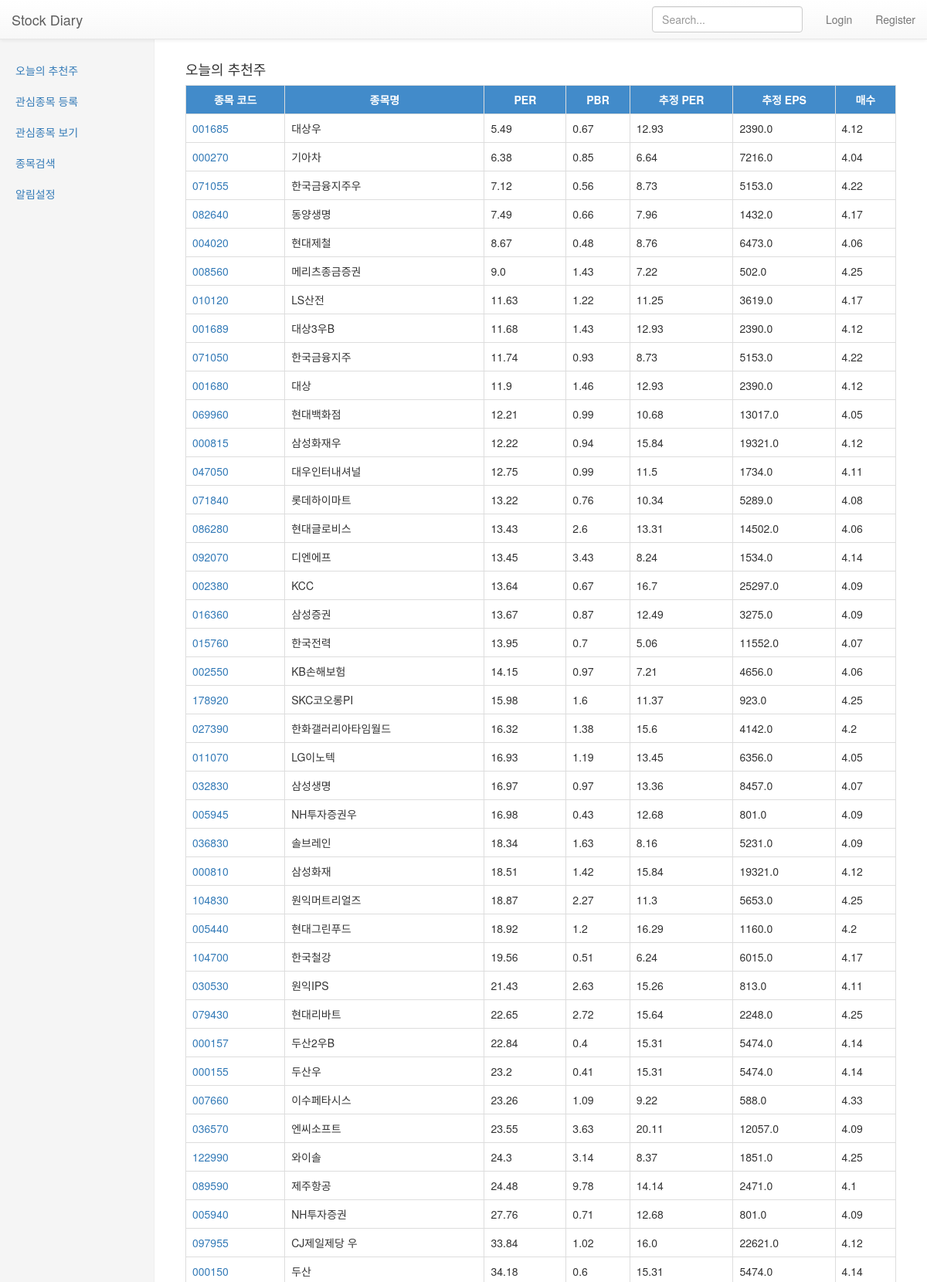
Screenshot of /stock/today (upper part) with the database file from the repository.
### stock/models.py (models this page shows, shortened)
class StockInform(models.Model):
	stock_code = models.ForeignKey(Stock)
	year = models.IntegerField()
	per = models.FloatField()
	pbr = models.FloatField()
	cns_per = models.FloatField()
	cns_eps = models.FloatField()
	invest_point = models.FloatField(default=0.0)
	invest_remark = models.CharField(max_length=10,default='')

class Stock(models.Model):
	stock_code = models.CharField(max_length=10)
	stock_name = models.CharField(max_length=100)
	stock_gubun = models.CharField(max_length=10, default="코스피")

### stock/views.py (the view)
def today_stock(request):
	stock_items = []
	stock = StockFilter.objects.filter(filter_name='todaystock')
	_per_from = stock[0].per_from
	_per_to = stock[0].per_to
	_pbr_from = stock[0].pbr_from
	_pbr_to = stock[0].pbr_to
	_cns_per_from = stock[0].cns_per_from
	_cns_per_to = stock[0].cns_per_to
	_cns_eps_from = stock[0].cns_eps_from
	_cns_eps_to = stock[0].cns_eps_to
	_invest_point_to = stock[0].invest_point_to
	current_year= datetime.today().year
	stock_items = StockInform.objects.filter(
		year=current_year,
		per__gt=_per_from,
		per__lt=_per_to,
		pbr__gt=_pbr_from,
		pbr__lt=_pbr_to,
		cns_per__gt=_cns_per_from,
		cns_per__lt=_cns_per_to,
		cns_eps__gt=_cns_eps_from,
		cns_eps__lt=_cns_eps_to,
		invest_point__gt=_invest_point_to,
		).order_by('per')
	return render(request,'stock/today.html',{
		'stock_items':stock_items,
		})

### stock/templates/stock/today.html
{% extends "stock/base.html" %}
{% block contents %}
<h4>오늘의 추천주</h4>
<table class="table table-bordered table-hover">
<tr>
	<th>종목 코드</th>
	<th>종목명</th>
	<th>PER</th>
	<th>PBR</th>
	<th>추정 PER</th>
	<th>추정 EPS</th>
	<th>매수</th>
</tr>
{% for stock_item in stock_items %}
<tr>
	<td><a href="http://finance.naver.com/item/main.nhn?code={{ stock_item.stock_code.stock_code }}" target="_blank">{{ stock_item.stock_code.stock_code }}</a></td>
	<td>{{ stock_item.stock_code.stock_name }}</td>
	<td>{{ stock_item.per }}</td>
	<td>{{ stock_item.pbr }}</td>
	<td>{{ stock_item.cns_per }}</td>
	<td>{{ stock_item.cns_eps }}</td>
	<td>{{ stock_item.invest_point }}</td>
</tr>
{% endfor %}
</table>
{% endblock %}

### stock/templates/stock/base.html (shortened to what this page needs)
<!doctype html>
{% load static from staticfiles %}
<html>
<head>
<link rel="stylesheet" href="https://maxcdn.bootstrapcdn.com/bootstrap/3.3.2/css/bootstrap.min.css">
<link rel="stylesheet" href="https://maxcdn.bootstrapcdn.com/bootstrap/3.3.2/css/bootstrap-theme.min.css">
<link rel="stylesheet" href="//code.jquery.com/ui/1.11.4/themes/smoothness/jquery-ui.css">
<link rel="stylesheet" href="{% static 'stock/stock.css' %}">
</head>
<body>
	<nav class="navbar navbar-default navbar-fixed-top nav-bar-color">
      <div class="container-fluid">
        <div class="navbar-header">
          <a class="navbar-brand" href="#">Stock Diary</a>
        </div>
        <div id="navbar_right" class="navbar-collapse collapse">
          <ul class="nav navbar-nav navbar-right">
            {% if request.user.is_authenticated %}
            <li><a href="#">{{ request.user.last_name }}{{ request.user.first_name }}님</a></li>
            <li><a href="{% url 'logout' %}">Logout</a></li>
            {% else %}
            <li><a href="{% url 'login' %}">Login</a></li>
            <li><a href="{% url 'register' %}">Register</a></li>
            {% endif %}
          </ul>
          <form class="navbar-form navbar-right" method="POST" action="{% url 'stock_search' %}">
            <input type="text" class="form-control" placeholder="Search..." id="search_key" name="search_key" autocomplete="off">
          </form>
        </div>
      </div>
    </nav>
	<div class="container-fluid">
      <div class="row">
        <div class="col-sm-3 col-md-2 sidebar">
          <ul class="nav nav-sidebar">
            <li><a href="{% url 'today_stock' %}">오늘의 추천주</a></li>
            <li><a href="{% url 'favorite' %}">관심종목 등록</a></li>
            <li><a href="{% url 'favorite_list' %}">관심종목 보기</a></li>
            <li><a href="{% url 'search_stock' %}">종목검색</a></li>
            <li><a href="{% url 'alarm' %}">알림설정</a></li>
          </ul>
        </div>
        <div class="col-sm-9 col-sm-offset-3 col-md-10 col-md-offset-2 main">
			{% block contents %}{% endblock %}
        </div>
      </div>
    </div>
</body>
</html>

### stock/static/stock/stock.css (style rules this page uses)
body { padding-top: 50px; }
@media (min-width: 768px) { .sidebar { position: fixed; top: 51px; bottom: 0; left: 0; z-index: 1000; display: block; padding: 20px; overflow-x: hidden; overflow-y: auto; background-color: #f5f5f5; border-right: 1px solid #eee; } }
.main { padding: 20px; }
@media (min-width: 768px) { .main { padding-right: 40px; padding-left: 40px; } }
.nav-sidebar { margin-right: -21px; margin-bottom: 20px; margin-left: -20px; }
.nav-sidebar > li > a { padding-right: 20px; padding-left: 20px; }
.nav-bar-color { background-color:#C9F0DD; }
th { text-align: center; background-color: #428bca; color:white; }

### stock/templates/stock/base.html (style rules this page uses)
body { padding-top: 50px; }
@media (min-width: 768px) { .sidebar { position: fixed; top: 51px; bottom: 0; left: 0; z-index: 1000; display: block; padding: 20px; overflow-x: hidden; overflow-y: auto; background-color: #f5f5f5; border-right: 1px solid #eee; } }
.main { padding: 20px; }
@media (min-width: 768px) { .main { padding-right: 40px; padding-left: 40px; } }
.nav-sidebar { margin-right: -21px; margin-bottom: 20px; margin-left: -20px; }
.nav-sidebar > li > a { padding-right: 20px; padding-left: 20px; }
.nav-bar-color { background-color:#C9F0DD; }
th { text-align: center; background-color: #428bca; color:white; }

### rows the page displays
StockInform: stock_code.stock_code "001685", stock_code.stock_name "대상우", per "5.49", pbr "0.67", cns_per "12.93", cns_eps "2390.0", invest_point "4.12"
StockInform: stock_code.stock_code "000270", stock_code.stock_name "기아차", per "6.38", pbr "0.85", cns_per "6.64", cns_eps "7216.0", invest_point "4.04"
StockInform: stock_code.stock_code "071055", stock_code.stock_name "한국금융지주우", per "7.12", pbr "0.56", cns_per "8.73", cns_eps "5153.0", invest_point "4.22"
StockInform: stock_code.stock_code "082640", stock_code.stock_name "동양생명", per "7.49", pbr "0.66", cns_per "7.96", cns_eps "1432.0", invest_point "4.17"
StockInform: stock_code.stock_code "004020", stock_code.stock_name "현대제철", per "8.67", pbr "0.48", cns_per "8.76", cns_eps "6473.0", invest_point "4.06"
StockInform: stock_code.stock_code "008560", stock_code.stock_name "메리츠종금증권", per "9.0", pbr "1.43", cns_per "7.22", cns_eps "502.0", invest_point "4.25"
StockInform: stock_code.stock_code "010120", stock_code.stock_name "LS산전", per "11.63", pbr "1.22", cns_per "11.25", cns_eps "3619.0", invest_point "4.17"
StockInform: stock_code.stock_code "001689", stock_code.stock_name "대상3우B", per "11.68", pbr "1.43", cns_per "12.93", cns_eps "2390.0", invest_point "4.12"
StockInform: stock_code.stock_code "071050", stock_code.stock_name "한국금융지주", per "11.74", pbr "0.93", cns_per "8.73", cns_eps "5153.0", invest_point "4.22"
StockInform: stock_code.stock_code "001680", stock_code.stock_name "대상", per "11.9", pbr "1.46", cns_per "12.93", cns_eps "2390.0", invest_point "4.12"
StockInform: stock_code.stock_code "069960", stock_code.stock_name "현대백화점", per "12.21", pbr "0.99", cns_per "10.68", cns_eps "13017.0", invest_point "4.05"
StockInform: stock_code.stock_code "000815", stock_code.stock_name "삼성화재우", per "12.22", pbr "0.94", cns_per "15.84", cns_eps "19321.0", invest_point "4.12"
StockInform: stock_code.stock_code "047050", stock_code.stock_name "대우인터내셔널", per "12.75", pbr "0.99", cns_per "11.5", cns_eps "1734.0", invest_point "4.11"
StockInform: stock_code.stock_code "071840", stock_code.stock_name "롯데하이마트", per "13.22", pbr "0.76", cns_per "10.34", cns_eps "5289.0", invest_point "4.08"
StockInform: stock_code.stock_code "086280", stock_code.stock_name "현대글로비스", per "13.43", pbr "2.6", cns_per "13.31", cns_eps "14502.0", invest_point "4.06"
StockInform: stock_code.stock_code "092070", stock_code.stock_name "디엔에프", per "13.45", pbr "3.43", cns_per "8.24", cns_eps "1534.0", invest_point "4.14"
StockInform: stock_code.stock_code "002380", stock_code.stock_name "KCC", per "13.64", pbr "0.67", cns_per "16.7", cns_eps "25297.0", invest_point "4.09"
StockInform: stock_code.stock_code "016360", stock_code.stock_name "삼성증권", per "13.67", pbr "0.87", cns_per "12.49", cns_eps "3275.0", invest_point "4.09"
StockInform: stock_code.stock_code "015760", stock_code.stock_name "한국전력", per "13.95", pbr "0.7", cns_per "5.06", cns_eps "11552.0", invest_point "4.07"
StockInform: stock_code.stock_code "002550", stock_code.stock_name "KB손해보험", per "14.15", pbr "0.97", cns_per "7.21", cns_eps "4656.0", invest_point "4.06"
StockInform: stock_code.stock_code "178920", stock_code.stock_name "SKC코오롱PI", per "15.98", pbr "1.6", cns_per "11.37", cns_eps "923.0", invest_point "4.25"
StockInform: stock_code.stock_code "027390", stock_code.stock_name "한화갤러리아타임월드", per "16.32", pbr "1.38", cns_per "15.6", cns_eps "4142.0", invest_point "4.2"
StockInform: stock_code.stock_code "011070", stock_code.stock_name "LG이노텍", per "16.93", pbr "1.19", cns_per "13.45", cns_eps "6356.0", invest_point "4.05"
StockInform: stock_code.stock_code "032830", stock_code.stock_name "삼성생명", per "16.97", pbr "0.97", cns_per "13.36", cns_eps "8457.0", invest_point "4.07"
StockInform: stock_code.stock_code "005945", stock_code.stock_name "NH투자증권우", per "16.98", pbr "0.43", cns_per "12.68", cns_eps "801.0", invest_point "4.09"
StockInform: stock_code.stock_code "036830", stock_code.stock_name "솔브레인", per "18.34", pbr "1.63", cns_per "8.16", cns_eps "5231.0", invest_point "4.09"
StockInform: stock_code.stock_code "000810", stock_code.stock_name "삼성화재", per "18.51", pbr "1.42", cns_per "15.84", cns_eps "19321.0", invest_point "4.12"
StockInform: stock_code.stock_code "104830", stock_code.stock_name "원익머트리얼즈", per "18.87", pbr "2.27", cns_per "11.3", cns_eps "5653.0", invest_point "4.25"
StockInform: stock_code.stock_code "005440", stock_code.stock_name "현대그린푸드", per "18.92", pbr "1.2", cns_per "16.29", cns_eps "1160.0", invest_point "4.2"
StockInform: stock_code.stock_code "104700", stock_code.stock_name "한국철강", per "19.56", pbr "0.51", cns_per "6.24", cns_eps "6015.0", invest_point "4.17"
StockInform: stock_code.stock_code "030530", stock_code.stock_name "원익IPS", per "21.43", pbr "2.63", cns_per "15.26", cns_eps "813.0", invest_point "4.11"
StockInform: stock_code.stock_code "079430", stock_code.stock_name "현대리바트", per "22.65", pbr "2.72", cns_per "15.64", cns_eps "2248.0", invest_point "4.25"
StockInform: stock_code.stock_code "000157", stock_code.stock_name "두산2우B", per "22.84", pbr "0.4", cns_per "15.31", cns_eps "5474.0", invest_point "4.14"
StockInform: stock_code.stock_code "000155", stock_code.stock_name "두산우", per "23.2", pbr "0.41", cns_per "15.31", cns_eps "5474.0", invest_point "4.14"
StockInform: stock_code.stock_code "007660", stock_code.stock_name "이수페타시스", per "23.26", pbr "1.09", cns_per "9.22", cns_eps "588.0", invest_point "4.33"
StockInform: stock_code.stock_code "036570", stock_code.stock_name "엔씨소프트", per "23.55", pbr "3.63", cns_per "20.11", cns_eps "12057.0", invest_point "4.09"
StockInform: stock_code.stock_code "122990", stock_code.stock_name "와이솔", per "24.3", pbr "3.14", cns_per "8.37", cns_eps "1851.0", invest_point "4.25"
StockInform: stock_code.stock_code "089590", stock_code.stock_name "제주항공", per "24.48", pbr "9.78", cns_per "14.14", cns_eps "2471.0", invest_point "4.1"
StockInform: stock_code.stock_code "005940", stock_code.stock_name "NH투자증권", per "27.76", pbr "0.71", cns_per "12.68", cns_eps "801.0", invest_point "4.09"
StockInform: stock_code.stock_code "097955", stock_code.stock_name "CJ제일제당 우", per "33.84", pbr "1.02", cns_per "16.0", cns_eps "22621.0", invest_point "4.12"
StockInform: stock_code.stock_code "000150", stock_code.stock_name "두산", per "34.18", pbr "0.6", cns_per "15.31", cns_eps "5474.0", invest_point "4.14"
